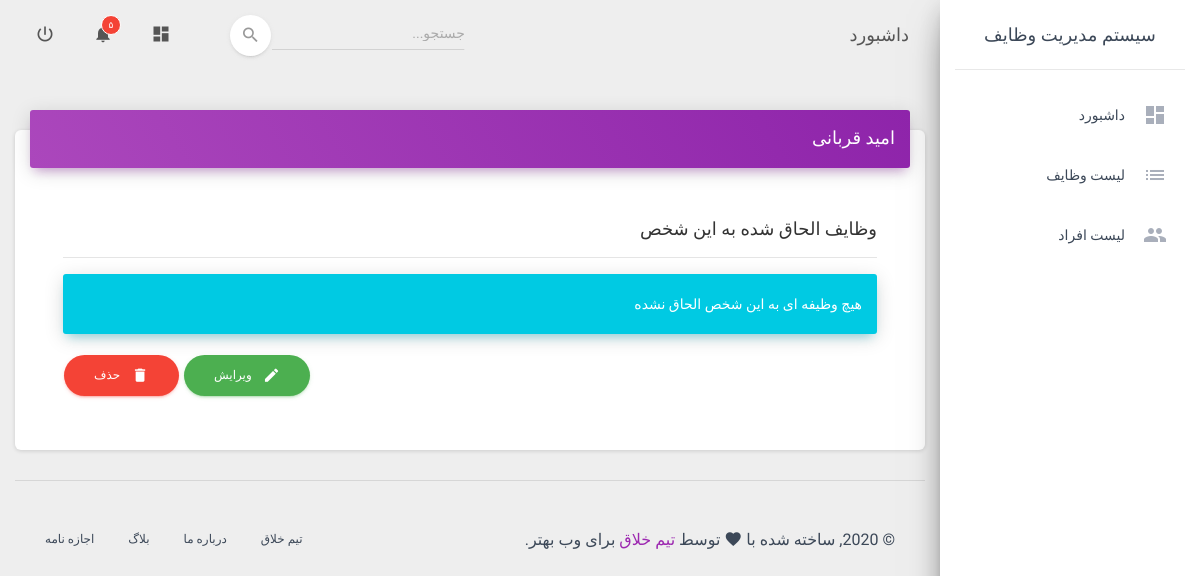
/app/persons/1, run on an earlier commit of the app's database.
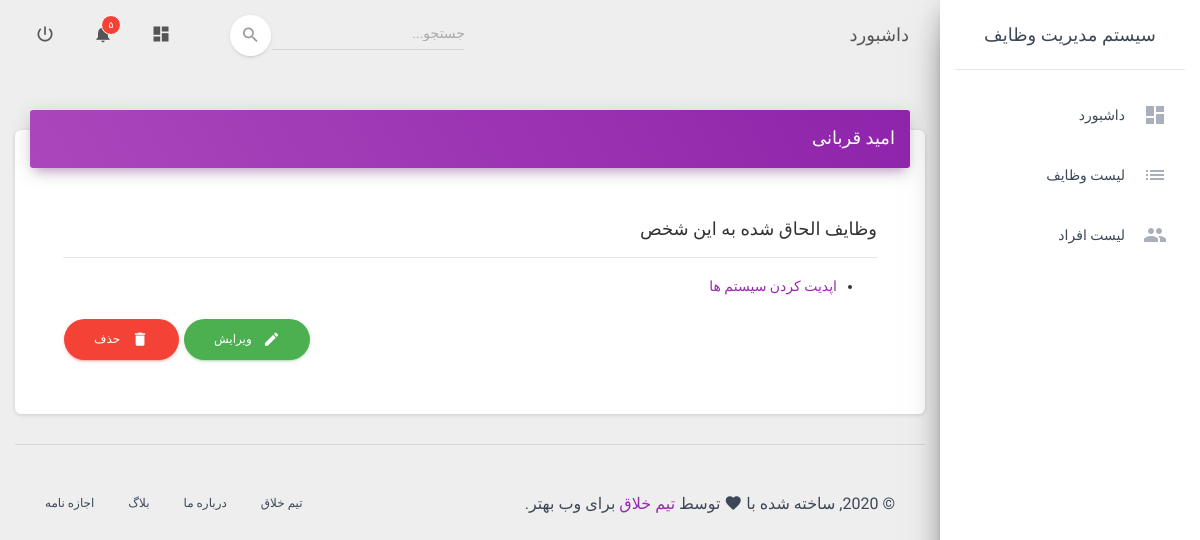
And on a later commit of the database.
### app/models.py (models this page shows, shortened)
class tasks(models.Model):
    title = models.CharField(max_length=250)
    description = models.TextField()
    done = models.BooleanField(default=0)
    created_at = models.DateTimeField(auto_now_add=True , auto_now=False)
    updated_at = models.DateTimeField(auto_now=True,auto_now_add=False)
    assigned = models.ForeignKey(person,on_delete=models.SET_NULL , blank=True, null=True)

### app/views.py (the view)
# urls.py: path('persons/<int:id>', views.show_person , name= 'show_person'),
def show_person(request,id):
    person = get_object_or_404(models.person , id = id)
    contex = {'person':person }
    return render(request,'persons/show_person.html',contex)

### app/templates/persons/show_person.html
{% extends "master.html" %}
{% block content %}
    <div class="card">
        <div class="card-header card-header-primary">
			<h4 class="card-title "> {{person.name}} </h4>
		</div>
        <div class="card-body p-5">
            <h4>وظایف الحاق شده به این شخص</h4>
            <hr>
            {% if person.tasks_set.all.count %}
            <ul>
                {% for task in person.tasks_set.all %}
                    <li><a href="{% url 'show_task' task.id %}">{{ task.title }}</a></li>
                {% endfor %}
            </ul>
            {% else %}
            <div class="alert alert-info mt-3">هیچ وظیفه ای به این شخص الحاق نشده</div>
            {% endif %}
            <div class="text-left">
                <a href="{% url 'edit_person' person.id %}" class="btn btn-success btn-round">
                    <i class="material-icons mr-2">edit</i> ویرایش
                </a>
                <a href="#" class="btn btn-danger btn-round">
                    <i class="material-icons mr-2">delete</i> حذف
                </a>
            </div>
        </div>
    </div>
{% endblock %}

What changed in the data, as far as the page shows it:
now on this page (row edited): tasks: title "اپدیت کردن سیستم ها"
Also different on the page:
text no longer shown: "هیچ وظیفه ای به این شخص الحاق نشده"
